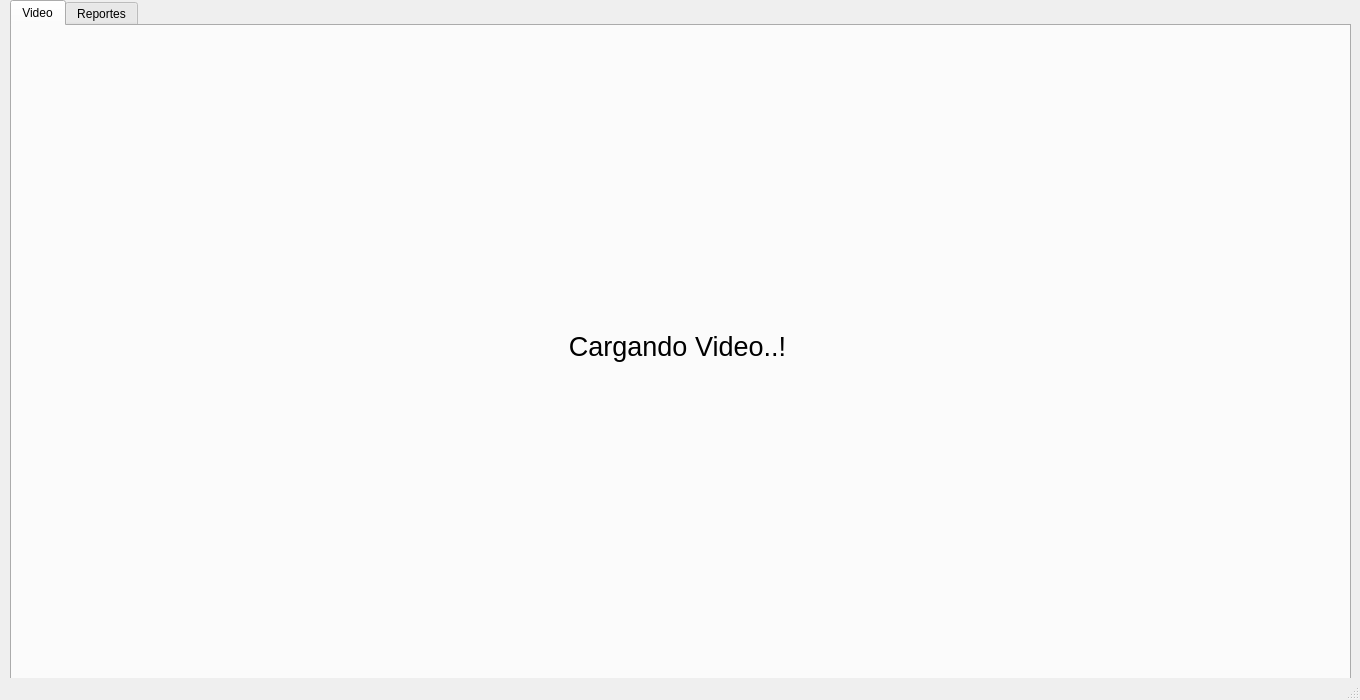
<?xml version="1.0" encoding="UTF-8"?>
<ui version="4.0">
 <class>MainWindow</class>
 <widget class="QMainWindow" name="MainWindow">
  <property name="geometry">
   <rect>
    <x>0</x>
    <y>0</y>
    <width>1360</width>
    <height>700</height>
   </rect>
  </property>
  <property name="minimumSize">
   <size>
    <width>1360</width>
    <height>700</height>
   </size>
  </property>
  <property name="maximumSize">
   <size>
    <width>1360</width>
    <height>700</height>
   </size>
  </property>
  <property name="windowTitle">
   <string>Detector de Distancia Social</string>
  </property>
  <property name="windowIcon">
   <iconset>
    <normaloff>../distacia.ico</normaloff>../distacia.ico</iconset>
  </property>
  <widget class="QWidget" name="centralwidget">
   <widget class="QPushButton" name="pushButton">
    <property name="geometry">
     <rect>
      <x>310</x>
      <y>600</y>
      <width>75</width>
      <height>23</height>
     </rect>
    </property>
    <property name="text">
     <string>PushButton</string>
    </property>
   </widget>
   <widget class="QTabWidget" name="tabWidget">
    <property name="geometry">
     <rect>
      <x>10</x>
      <y>0</y>
      <width>1341</width>
      <height>701</height>
     </rect>
    </property>
    <property name="cursor">
     <cursorShape>ArrowCursor</cursorShape>
    </property>
    <property name="tabShape">
     <enum>QTabWidget::Rounded</enum>
    </property>
    <property name="currentIndex">
     <number>0</number>
    </property>
    <widget class="QWidget" name="tab">
     <attribute name="title">
      <string>Video</string>
     </attribute>
     <widget class="QLabel" name="label">
      <property name="geometry">
       <rect>
        <x>20</x>
        <y>10</y>
        <width>1291</width>
        <height>621</height>
       </rect>
      </property>
      <property name="font">
       <font>
        <pointsize>20</pointsize>
       </font>
      </property>
      <property name="text">
       <string>Cargando Video..!</string>
      </property>
      <property name="alignment">
       <set>Qt::AlignCenter</set>
      </property>
     </widget>
    </widget>
    <widget class="QWidget" name="tab_2">
     <attribute name="title">
      <string>Reportes</string>
     </attribute>
     <widget class="QLabel" name="label_10">
      <property name="geometry">
       <rect>
        <x>40</x>
        <y>110</y>
        <width>341</width>
        <height>16</height>
       </rect>
      </property>
      <property name="font">
       <font>
        <pointsize>10</pointsize>
        <weight>75</weight>
        <bold>true</bold>
       </font>
      </property>
      <property name="text">
       <string>Infracciones y mínima distancia promedio por hora </string>
      </property>
     </widget>
     <widget class="QLabel" name="label_11">
      <property name="geometry">
       <rect>
        <x>40</x>
        <y>370</y>
        <width>371</width>
        <height>16</height>
       </rect>
      </property>
      <property name="font">
       <font>
        <pointsize>10</pointsize>
        <weight>75</weight>
        <bold>true</bold>
       </font>
      </property>
      <property name="text">
       <string>% de Cumplimiento y aproximado de personas por hora </string>
      </property>
     </widget>
     <widget class="QWidget" name="layoutWidget">
      <property name="geometry">
       <rect>
        <x>40</x>
        <y>20</y>
        <width>1231</width>
        <height>75</height>
       </rect>
      </property>
      <layout class="QHBoxLayout" name="horizontalLayout_3">
       <item>
        <layout class="QVBoxLayout" name="verticalLayout_5">
         <item>
          <widget class="QLabel" name="label_2">
           <property name="font">
            <font>
             <pointsize>14</pointsize>
             <weight>75</weight>
             <bold>true</bold>
            </font>
           </property>
           <property name="text">
            <string>Fecha</string>
           </property>
           <property name="alignment">
            <set>Qt::AlignCenter</set>
           </property>
          </widget>
         </item>
         <item>
          <widget class="QDateEdit" name="dateEdit">
           <property name="cursor">
            <cursorShape>PointingHandCursor</cursorShape>
           </property>
           <property name="calendarPopup">
            <bool>true</bool>
           </property>
          </widget>
         </item>
        </layout>
       </item>
       <item>
        <layout class="QHBoxLayout" name="horizontalLayout_2">
         <item>
          <spacer name="horizontalSpacer_3">
           <property name="orientation">
            <enum>Qt::Horizontal</enum>
           </property>
           <property name="sizeHint" stdset="0">
            <size>
             <width>100</width>
             <height>20</height>
            </size>
           </property>
          </spacer>
         </item>
         <item>
          <layout class="QHBoxLayout" name="horizontalLayout">
           <item>
            <layout class="QVBoxLayout" name="verticalLayout">
             <item>
              <widget class="QLabel" name="label_3">
               <property name="font">
                <font>
                 <pointsize>24</pointsize>
                 <weight>75</weight>
                 <bold>true</bold>
                </font>
               </property>
               <property name="text">
                <string>1</string>
               </property>
               <property name="alignment">
                <set>Qt::AlignCenter</set>
               </property>
              </widget>
             </item>
             <item>
              <widget class="QLabel" name="label_4">
               <property name="text">
                <string>Cantidad de cámaras</string>
               </property>
              </widget>
             </item>
            </layout>
           </item>
           <item>
            <spacer name="horizontalSpacer">
             <property name="orientation">
              <enum>Qt::Horizontal</enum>
             </property>
             <property name="sizeHint" stdset="0">
              <size>
               <width>80</width>
               <height>20</height>
              </size>
             </property>
            </spacer>
           </item>
           <item>
            <layout class="QVBoxLayout" name="verticalLayout_2">
             <item>
              <widget class="QLabel" name="dist_prom_lbl">
               <property name="font">
                <font>
                 <pointsize>24</pointsize>
                 <weight>75</weight>
                 <bold>true</bold>
                </font>
               </property>
               <property name="text">
                <string>0</string>
               </property>
               <property name="alignment">
                <set>Qt::AlignCenter</set>
               </property>
              </widget>
             </item>
             <item>
              <widget class="QLabel" name="label_5">
               <property name="text">
                <string>Distancia Promedio</string>
               </property>
               <property name="alignment">
                <set>Qt::AlignCenter</set>
               </property>
              </widget>
             </item>
            </layout>
           </item>
           <item>
            <spacer name="horizontalSpacer_2">
             <property name="orientation">
              <enum>Qt::Horizontal</enum>
             </property>
             <property name="sizeHint" stdset="0">
              <size>
               <width>80</width>
               <height>20</height>
              </size>
             </property>
            </spacer>
           </item>
           <item>
            <layout class="QVBoxLayout" name="verticalLayout_3">
             <item>
              <widget class="QLabel" name="porc_lbl">
               <property name="font">
                <font>
                 <pointsize>24</pointsize>
                 <weight>75</weight>
                 <bold>true</bold>
                </font>
               </property>
               <property name="text">
                <string>0 %</string>
               </property>
               <property name="alignment">
                <set>Qt::AlignCenter</set>
               </property>
              </widget>
             </item>
             <item>
              <widget class="QLabel" name="label_6">
               <property name="text">
                <string>Cumplimiento</string>
               </property>
               <property name="alignment">
                <set>Qt::AlignCenter</set>
               </property>
              </widget>
             </item>
            </layout>
           </item>
          </layout>
         </item>
         <item>
          <spacer name="horizontalSpacer_4">
           <property name="orientation">
            <enum>Qt::Horizontal</enum>
           </property>
           <property name="sizeHint" stdset="0">
            <size>
             <width>58</width>
             <height>20</height>
            </size>
           </property>
          </spacer>
         </item>
        </layout>
       </item>
       <item>
        <layout class="QVBoxLayout" name="verticalLayout_4">
         <item>
          <widget class="QLabel" name="ult_cap_lbl">
           <property name="minimumSize">
            <size>
             <width>260</width>
             <height>0</height>
            </size>
           </property>
           <property name="maximumSize">
            <size>
             <width>260</width>
             <height>16777207</height>
            </size>
           </property>
           <property name="font">
            <font>
             <pointsize>18</pointsize>
            </font>
           </property>
           <property name="text">
            <string>fecha</string>
           </property>
           <property name="alignment">
            <set>Qt::AlignCenter</set>
           </property>
          </widget>
         </item>
         <item>
          <widget class="QLabel" name="label_8">
           <property name="text">
            <string>Última Captura</string>
           </property>
           <property name="alignment">
            <set>Qt::AlignCenter</set>
           </property>
          </widget>
         </item>
        </layout>
       </item>
      </layout>
     </widget>
     <widget class="QLabel" name="label_9">
      <property name="geometry">
       <rect>
        <x>280</x>
        <y>20</y>
        <width>581</width>
        <height>71</height>
       </rect>
      </property>
      <property name="styleSheet">
       <string notr="true">background-color: rgba(85, 170, 255,0.2);</string>
      </property>
      <property name="text">
       <string/>
      </property>
     </widget>
     <widget class="QWidget" name="gridLayoutWidget">
      <property name="geometry">
       <rect>
        <x>0</x>
        <y>130</y>
        <width>1061</width>
        <height>231</height>
       </rect>
      </property>
      <layout class="QGridLayout" name="gridLayout"/>
     </widget>
     <widget class="QWidget" name="gridLayoutWidget_2">
      <property name="geometry">
       <rect>
        <x>0</x>
        <y>390</y>
        <width>1061</width>
        <height>241</height>
       </rect>
      </property>
      <layout class="QGridLayout" name="gridLayout_2"/>
     </widget>
     <widget class="QGroupBox" name="groupBox">
      <property name="geometry">
       <rect>
        <x>1070</x>
        <y>130</y>
        <width>221</width>
        <height>501</height>
       </rect>
      </property>
      <property name="font">
       <font>
        <pointsize>10</pointsize>
       </font>
      </property>
      <property name="styleSheet">
       <string notr="true">background-color:  rgba(85, 170, 255,0.2);</string>
      </property>
      <property name="title">
       <string>Datos Generales</string>
      </property>
      <widget class="QLabel" name="label_7">
       <property name="geometry">
        <rect>
         <x>10</x>
         <y>40</y>
         <width>141</width>
         <height>21</height>
        </rect>
       </property>
       <property name="font">
        <font>
         <pointsize>10</pointsize>
         <weight>75</weight>
         <bold>true</bold>
        </font>
       </property>
       <property name="styleSheet">
        <string notr="true">background: transparent</string>
       </property>
       <property name="text">
        <string>Hasta ahora existen:</string>
       </property>
      </widget>
      <widget class="QLabel" name="lblTotalDet">
       <property name="geometry">
        <rect>
         <x>30</x>
         <y>90</y>
         <width>171</width>
         <height>61</height>
        </rect>
       </property>
       <property name="font">
        <font>
         <pointsize>28</pointsize>
         <weight>75</weight>
         <bold>true</bold>
        </font>
       </property>
       <property name="styleSheet">
        <string notr="true">background: transparent</string>
       </property>
       <property name="text">
        <string>0</string>
       </property>
       <property name="alignment">
        <set>Qt::AlignCenter</set>
       </property>
      </widget>
      <widget class="QLabel" name="label_13">
       <property name="geometry">
        <rect>
         <x>80</x>
         <y>170</y>
         <width>91</width>
         <height>16</height>
        </rect>
       </property>
       <property name="font">
        <font>
         <pointsize>12</pointsize>
        </font>
       </property>
       <property name="styleSheet">
        <string notr="true">background: transparent</string>
       </property>
       <property name="text">
        <string>Detecciones</string>
       </property>
      </widget>
      <widget class="QLabel" name="lblTotalInf">
       <property name="geometry">
        <rect>
         <x>30</x>
         <y>310</y>
         <width>171</width>
         <height>61</height>
        </rect>
       </property>
       <property name="font">
        <font>
         <pointsize>25</pointsize>
         <weight>75</weight>
         <bold>true</bold>
        </font>
       </property>
       <property name="styleSheet">
        <string notr="true">background: transparent</string>
       </property>
       <property name="text">
        <string>0</string>
       </property>
       <property name="alignment">
        <set>Qt::AlignCenter</set>
       </property>
      </widget>
      <widget class="QLabel" name="label_15">
       <property name="geometry">
        <rect>
         <x>80</x>
         <y>390</y>
         <width>91</width>
         <height>16</height>
        </rect>
       </property>
       <property name="font">
        <font>
         <pointsize>12</pointsize>
        </font>
       </property>
       <property name="styleSheet">
        <string notr="true">background: transparent</string>
       </property>
       <property name="text">
        <string>Infractores</string>
       </property>
      </widget>
      <widget class="Line" name="line">
       <property name="geometry">
        <rect>
         <x>20</x>
         <y>250</y>
         <width>191</width>
         <height>20</height>
        </rect>
       </property>
       <property name="styleSheet">
        <string notr="true">background-color: rgba()</string>
       </property>
       <property name="orientation">
        <enum>Qt::Horizontal</enum>
       </property>
      </widget>
     </widget>
     <widget class="QLabel" name="label_12">
      <property name="geometry">
       <rect>
        <x>480</x>
        <y>0</y>
        <width>241</width>
        <height>16</height>
       </rect>
      </property>
      <property name="font">
       <font>
        <pointsize>12</pointsize>
        <weight>75</weight>
        <bold>true</bold>
       </font>
      </property>
      <property name="text">
       <string>DATOS DE LA JORNADA</string>
      </property>
     </widget>
     <zorder>layoutWidget</zorder>
     <zorder>label_10</zorder>
     <zorder>label_11</zorder>
     <zorder>label_9</zorder>
     <zorder>gridLayoutWidget</zorder>
     <zorder>gridLayoutWidget_2</zorder>
     <zorder>groupBox</zorder>
     <zorder>label_12</zorder>
    </widget>
   </widget>
  </widget>
  <widget class="QMenuBar" name="menubar">
   <property name="geometry">
    <rect>
     <x>0</x>
     <y>0</y>
     <width>1360</width>
     <height>21</height>
    </rect>
   </property>
  </widget>
  <widget class="QStatusBar" name="statusbar"/>
 </widget>
 <resources/>
 <connections/>
</ui>
